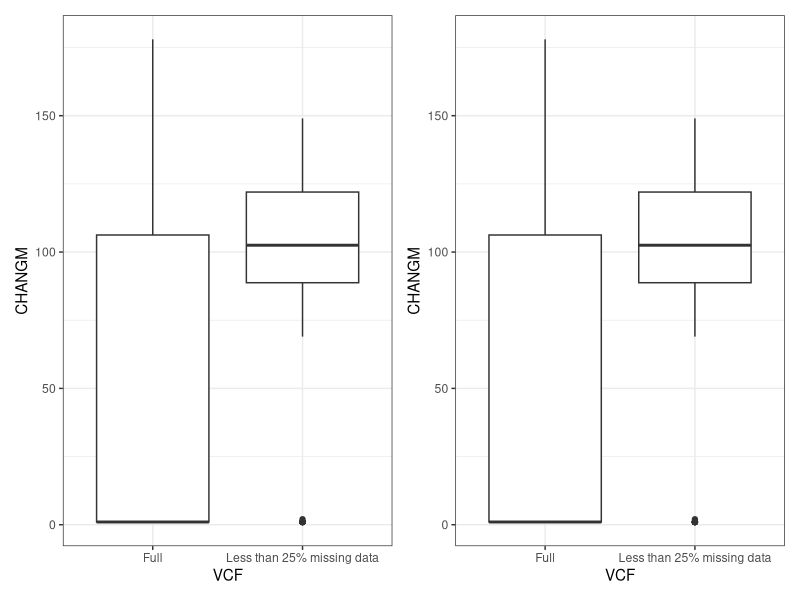

Reproduce this figure in R.
###PLOTTING THE RESULTS

library(tidyverse)
library(patchwork)

fina_data<-read_csv("fina_data.csv")

tdiv<-fina_data %>% ggplot(mapping=aes(x=VCF,y=CHANGM)) + geom_boxplot() + theme_bw()

changm<-fina_data %>% ggplot(mapping=aes(x=VCF,y=CHANGM)) + geom_boxplot() + theme_bw()

pdf(file="tochange_boxplot.pdf")

tdiv + changm

dev.off()

